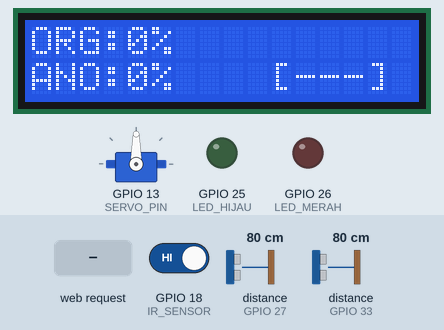
A sketch run on a simulated ESP32. Shown: 16×2 character LCD, servo, output pins drawn as LEDs (lit = HIGH). Wiring (inferred from the names in the program): 2 × ultrasonic range finder: trigger GPIO 14, echo GPIO 27 / trigger GPIO 32, echo GPIO 33. Inputs (shaded band) come from the test bench; at power-on: GPIO 18 (IR_SENSOR) HIGH, distance to the obstacle (sensors on GPIO 27, GPIO 33) 80 cm. The echo pulse lasts 58.3 µs per cm; WiFi joins after 1.5 s; servers stay silent unless stated; pins used as bus, display or sensor lines are not drawn; what the sketch prints to the serial monitor is not drawn.

Above: at 7.8 s.
7.9 s: GPIO 18 (IR_SENSOR) driven LOW
At 9.3 s:
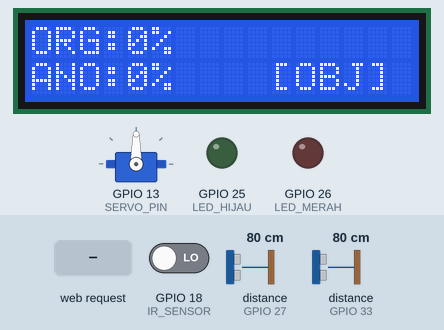
10.2 s: HTTP request GET /move?type=org received
At 11.2 s:
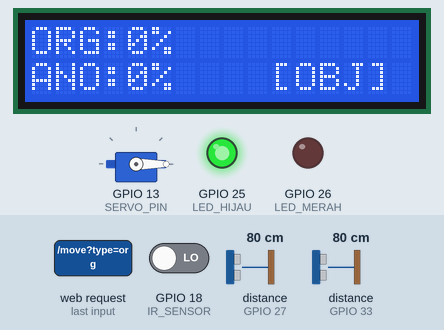
14.3 s: HTTP request GET /move?type=ano received
At 15.5 s:
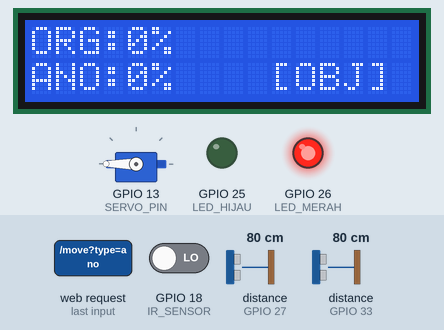
18.4 s: distance to the obstacle (sensor on GPIO 27) set to 2 cm
At 20.6 s:
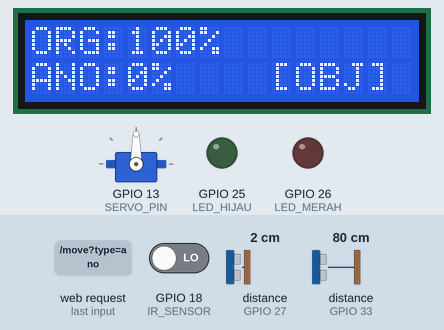
20.9 s: distance to the obstacle (sensor on GPIO 33) set to 2 cm
At 22.0 s:
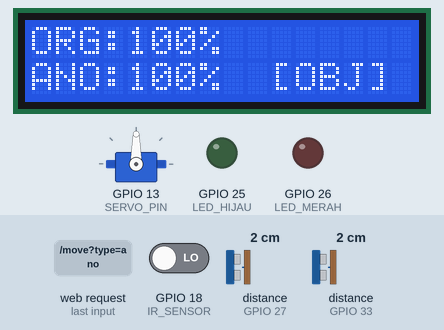
22.9 s: distance to the obstacle (sensor on GPIO 27) set to 4 cm
At 24.5 s:
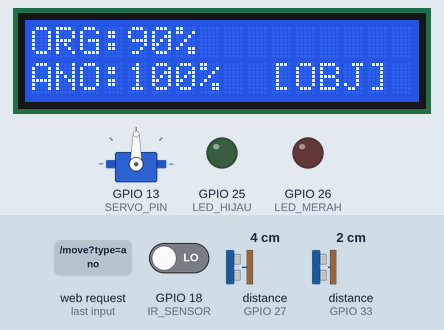
Timing chart, 0 to 26.0 s (numbered marks = the images above; inputs shaded):
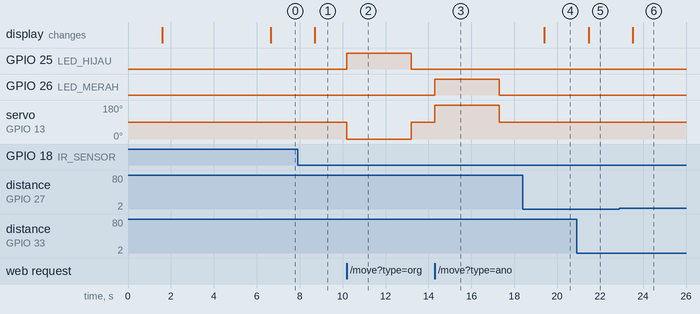

Measured:
- after the input at 7.9 s, the display: changes after 0.81 s (image 1)
- after the input at 10.2 s, GPIO 25 (LED_HIJAU): LOW → HIGH at once, → LOW 3.0 s later; servo on GPIO 13 (SERVO_PIN): 90° → 0° at once, → 90° 3.0 s later
- after the input at 14.3 s, GPIO 26 (LED_MERAH): LOW → HIGH at once, → LOW 3.0 s later; servo on GPIO 13 (SERVO_PIN): 90° → 180° at once, → 90° 3.0 s later
- after the input at 18.4 s, the display: changes after 1.0 s (image 4)
- after the input at 20.9 s, the display: changes after 0.56 s (image 5)
- after the input at 22.9 s, the display: changes after 0.62 s (image 6)

The sketch:

sketch_apr3a.ino
```cpp
#include <WiFi.h>
#include <WebServer.h>
#include <ESP32Servo.h>
#include <LiquidCrystal_I2C.h>

// Bypass Brownout
#include "soc/soc.h"
#include "soc/rtc_cntl_reg.h"

// Inisialisasi Pin
#define SERVO_PIN 13
#define LED_HIJAU 25
#define LED_MERAH 26
#define IR_SENSOR 18

#define TRIG_ORG 14
#define ECHO_ORG 27
#define TRIG_ANO 32
#define ECHO_ANO 33

// Objek
Servo binServo;
WebServer server(80);
LiquidCrystal_I2C lcd(0x27, 16, 2);

// Variabel
const char* ssid = "Rhome_Multi";
const char* password = "mmtari9999";
const int DISTANCE_EMPTY = 12;

int pctOrg = 0;
int pctAno = 0;
bool isObjectDetected = false;

// Fungsi Baca Ultrasonic
int getPercentage(int trig, int echo) {
  digitalWrite(trig, LOW); delayMicroseconds(2);
  digitalWrite(trig, HIGH); delayMicroseconds(10);
  digitalWrite(trig, LOW);
  long duration = pulseIn(echo, HIGH);
  int distance = duration * 0.034 / 2;
  if (distance > DISTANCE_EMPTY) distance = DISTANCE_EMPTY;
  if (distance < 2) distance = 2;
  return ((float)(DISTANCE_EMPTY - distance) / (DISTANCE_EMPTY - 2)) * 100;
}

// Update LCD
void updateLCD() {
  lcd.setCursor(0, 0);
  lcd.print("ORG:"); lcd.print(pctOrg); lcd.print("%   ");
  lcd.setCursor(0, 1);
  lcd.print("ANO:"); lcd.print(pctAno); lcd.print("%   ");

  // Status IR di pojok kanan bawah
  lcd.setCursor(10, 1);
  if(isObjectDetected) lcd.print("[OBJ]");
  else lcd.print("[---]");
}

void handleRoot() {
  String html = "<html><head><meta name='viewport' content='width=device-width, initial-scale=1'>";
  html += "<style>body{font-family:sans-serif; text-align:center;} .btn{padding:15px; margin:10px; color:white; border-radius:10px; border:none; font-size:18px;}";
  html += ".org{background:#4CAF50;} .ano{background:#f44336;} .disabled{background:#888; cursor:not-allowed;}</style>";

  html += "<script>setInterval(function(){ fetch('/status').then(r => r.json()).then(data => {";
  html += "document.getElementById('st-ir').innerHTML = data.ir ? 'ADA SAMPAH' : 'KOSONG';";
  html += "document.getElementById('st-ir').style.color = data.ir ? 'green' : 'red';";
  html += "const btns = document.querySelectorAll('.btn');";
  html += "btns.forEach(b => { if(!data.ir) b.classList.add('disabled'); else b.classList.remove('disabled'); });";
  html += "});}, 1000);</script></head><body>";

  html += "<h1>Smart Bin Control</h1>";
  html += "<h3>Status IR: <span id='st-ir'>...</span></h3>";
  html += "<p>Letakkan sampah di sensor IR untuk mengaktifkan tombol</p>";

  html += "<button class='btn org' onclick=\"fetch('/move?type=org')\">Organik</button>";
  html += "<button class='btn ano' onclick=\"fetch('/move?type=ano')\">Anorganik</button>";
  html += "</body></html>";
  server.send(200, "text/html", html);
}

void handleStatus() {
  String json = "{\"org\":" + String(pctOrg) + ",\"ano\":" + String(pctAno) + ",\"ir\":" + String(isObjectDetected) + "}";
  server.send(200, "application/json", json);
}

void handleMove() {
  // Proteksi: Jika IR tidak mendeteksi benda, abaikan perintah web
  if (!isObjectDetected) {
    server.send(403, "text/plain", "Gagal: Sampah tidak terdeteksi di sensor IR!");
    return;
  }

  String type = server.arg("type");
  if (type == "org") {
    digitalWrite(LED_HIJAU, HIGH);
    binServo.write(0);
    delay(3000);
    digitalWrite(LED_HIJAU, LOW);
  } else if (type == "ano") {
    digitalWrite(LED_MERAH, HIGH);
    binServo.write(180);
    delay(3000);
    digitalWrite(LED_MERAH, LOW);
  }
  binServo.write(90);
  server.send(200, "text/plain", "Berhasil");
}

void setup() {
  WRITE_PERI_REG(RTC_CNTL_BROWN_OUT_REG, 0);
  Serial.begin(115200);

  // GUNAKAN .begin() KARENA LIBRARY ANDA MENDUKUNG INI
  lcd.begin();
  lcd.backlight();
  lcd.setCursor(0, 0);
  lcd.print("Connecting WiFi");

  pinMode(LED_HIJAU, OUTPUT);
  pinMode(LED_MERAH, OUTPUT);
  pinMode(IR_SENSOR, INPUT);
  pinMode(TRIG_ORG, OUTPUT); pinMode(ECHO_ORG, INPUT);
  pinMode(TRIG_ANO, OUTPUT); pinMode(ECHO_ANO, INPUT);

  binServo.attach(SERVO_PIN);
  binServo.write(90);

  WiFi.begin(ssid, password);
  Serial.print("Connecting to WiFi");

  int retry = 0;
  while (WiFi.status() != WL_CONNECTED && retry < 20) {
    delay(500);
    Serial.print(".");
    retry++;
  }

  if(WiFi.status() == WL_CONNECTED) {
    Serial.println("\nWiFi Connected!");
    Serial.print("IP Address: ");
    Serial.println(WiFi.localIP());

    lcd.clear();
    lcd.setCursor(0, 0);
    lcd.print("IP Address:");
    lcd.setCursor(0, 1);
    lcd.print(WiFi.localIP()); // Ini akan menampilkan angka IP di layar LCD
    delay(5000); // Tunggu 5 detik agar Anda sempat mencatat IP-nya
  } else {
    Serial.println("\nConnection Failed!");
    lcd.clear();
    lcd.print("WiFi Failed!");
    delay(2000);
  }

  server.on("/", handleRoot);
  server.on("/status", handleStatus);
  server.on("/move", handleMove);
  server.begin();

  lcd.clear();
}

void loop() {
  server.handleClient();

  // Baca Sensor IR (Active LOW)
  isObjectDetected = (digitalRead(IR_SENSOR) == LOW);

  static unsigned long lastUpdate = 0;
  if (millis() - lastUpdate > 1000) {
    pctOrg = getPercentage(TRIG_ORG, ECHO_ORG);
    pctAno = getPercentage(TRIG_ANO, ECHO_ANO);
    updateLCD();
    lastUpdate = millis();
  }
}
```
